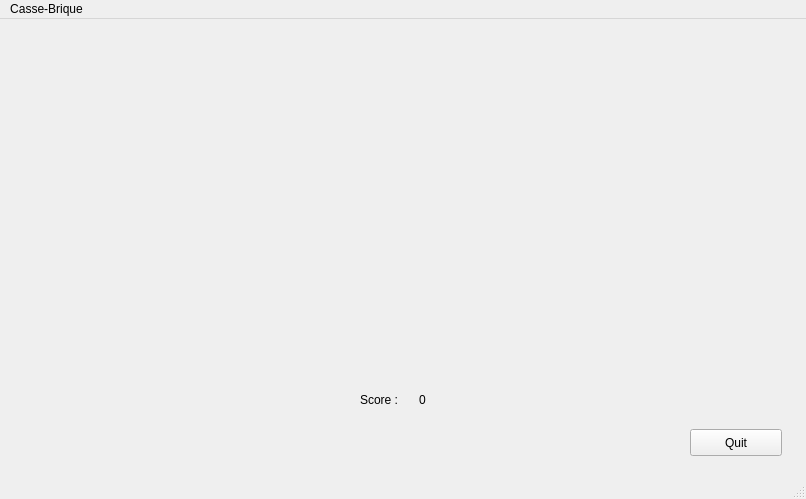
<?xml version="1.0" encoding="UTF-8"?>
<ui version="4.0">
 <class>MainWindow</class>
 <widget class="QMainWindow" name="MainWindow">
  <property name="geometry">
   <rect>
    <x>0</x>
    <y>0</y>
    <width>806</width>
    <height>499</height>
   </rect>
  </property>
  <property name="windowTitle">
   <string>MainWindow</string>
  </property>
  <widget class="QWidget" name="centralwidget">
   <widget class="QPushButton" name="quit">
    <property name="geometry">
     <rect>
      <x>690</x>
      <y>410</y>
      <width>92</width>
      <height>27</height>
     </rect>
    </property>
    <property name="text">
     <string>Quit</string>
    </property>
   </widget>
   <widget class="QWidget" name="verticalLayoutWidget">
    <property name="geometry">
     <rect>
      <x>30</x>
      <y>20</y>
      <width>751</width>
      <height>301</height>
     </rect>
    </property>
    <layout class="QVBoxLayout" name="layout_scene"/>
   </widget>
   <widget class="QWidget" name="gridLayoutWidget">
    <property name="geometry">
     <rect>
      <x>360</x>
      <y>360</y>
      <width>111</width>
      <height>42</height>
     </rect>
    </property>
    <layout class="QGridLayout" name="scoreLayout">
     <item row="1" column="0">
      <widget class="QLabel" name="label_score">
       <property name="text">
        <string>Score :</string>
       </property>
      </widget>
     </item>
     <item row="1" column="1">
      <widget class="QLabel" name="score_value">
       <property name="text">
        <string>0</string>
       </property>
      </widget>
     </item>
    </layout>
   </widget>
  </widget>
  <widget class="QMenuBar" name="menubar">
   <property name="geometry">
    <rect>
     <x>0</x>
     <y>0</y>
     <width>806</width>
     <height>25</height>
    </rect>
   </property>
   <widget class="QMenu" name="menuCasse_Brique">
    <property name="title">
     <string>Casse-Brique</string>
    </property>
   </widget>
   <addaction name="menuCasse_Brique"/>
  </widget>
  <widget class="QStatusBar" name="statusbar"/>
 </widget>
 <resources/>
 <connections/>
</ui>
